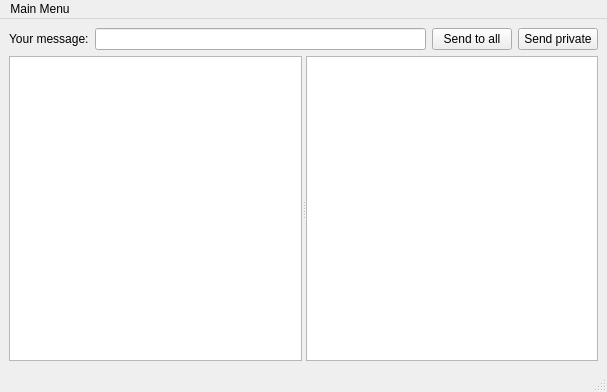
<?xml version="1.0" encoding="UTF-8"?>
<ui version="4.0">
 <class>MainWindow</class>
 <widget class="QMainWindow" name="MainWindow">
  <property name="geometry">
   <rect>
    <x>0</x>
    <y>0</y>
    <width>607</width>
    <height>392</height>
   </rect>
  </property>
  <property name="windowTitle">
   <string>MainWindow</string>
  </property>
  <widget class="QWidget" name="centralwidget">
   <layout class="QVBoxLayout" name="verticalLayout" stretch="0,1">
    <item>
     <layout class="QHBoxLayout" name="horizontalLayout">
      <item>
       <widget class="QLabel" name="label">
        <property name="text">
         <string>Your message:</string>
        </property>
       </widget>
      </item>
      <item>
       <widget class="QLineEdit" name="messageLineEdit"/>
      </item>
      <item>
       <widget class="QPushButton" name="sendMessageButton">
        <property name="text">
         <string>Send to all</string>
        </property>
       </widget>
      </item>
      <item>
       <widget class="QPushButton" name="privateMessageButton">
        <property name="text">
         <string>Send private</string>
        </property>
       </widget>
      </item>
     </layout>
    </item>
    <item>
     <widget class="QSplitter" name="splitter">
      <property name="orientation">
       <enum>Qt::Horizontal</enum>
      </property>
      <widget class="QTextBrowser" name="commonChatBrowser"/>
      <widget class="QTextBrowser" name="privateChatBrowser"/>
     </widget>
    </item>
   </layout>
  </widget>
  <widget class="QStatusBar" name="statusbar"/>
  <widget class="QMenuBar" name="menubar">
   <property name="geometry">
    <rect>
     <x>0</x>
     <y>0</y>
     <width>607</width>
     <height>21</height>
    </rect>
   </property>
   <widget class="QMenu" name="menuMain_Menu">
    <property name="title">
     <string>Main Menu</string>
    </property>
    <addaction name="actionOpen_another_client"/>
    <addaction name="actionCloseThisClient"/>
   </widget>
   <addaction name="menuMain_Menu"/>
  </widget>
  <action name="actionOpen_another_client">
   <property name="text">
    <string>Open another client</string>
   </property>
  </action>
  <action name="actionCloseThisClient">
   <property name="text">
    <string>Close this client</string>
   </property>
  </action>
 </widget>
 <resources/>
 <connections/>
</ui>
